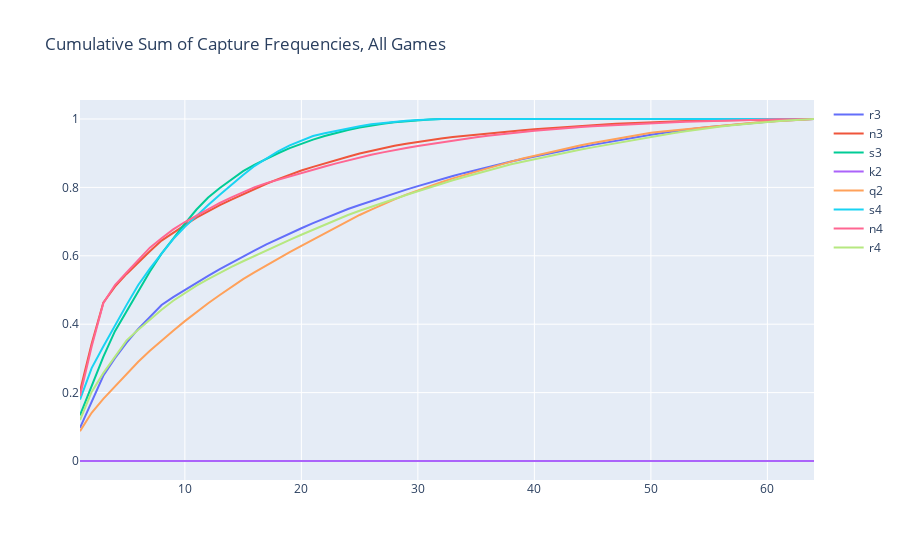

The notebook cell saved with this chart:
### Code cell
pieces = ([rooks[2]] + [knights[2]] + [bishops[2]] + [kings[1]] + 
                  [queens[1]] + [bishops[3]] + [knights[3]] + [rooks[3]]
                 )

new_fig = go.Figure()
data = []
for entry in b_death_oa.data[8:]:
    data.append(entry['z'].reshape(64))

index = 0
for entry in data:
    entry.sort()
    new_fig.add_scatter(y=entry[::-1].cumsum(), x=list(range(1,65)), name=pieces[index])
    index+=1

new_fig.update_layout(title_text='Cumulative Sum of Capture Frequencies, All Games')
